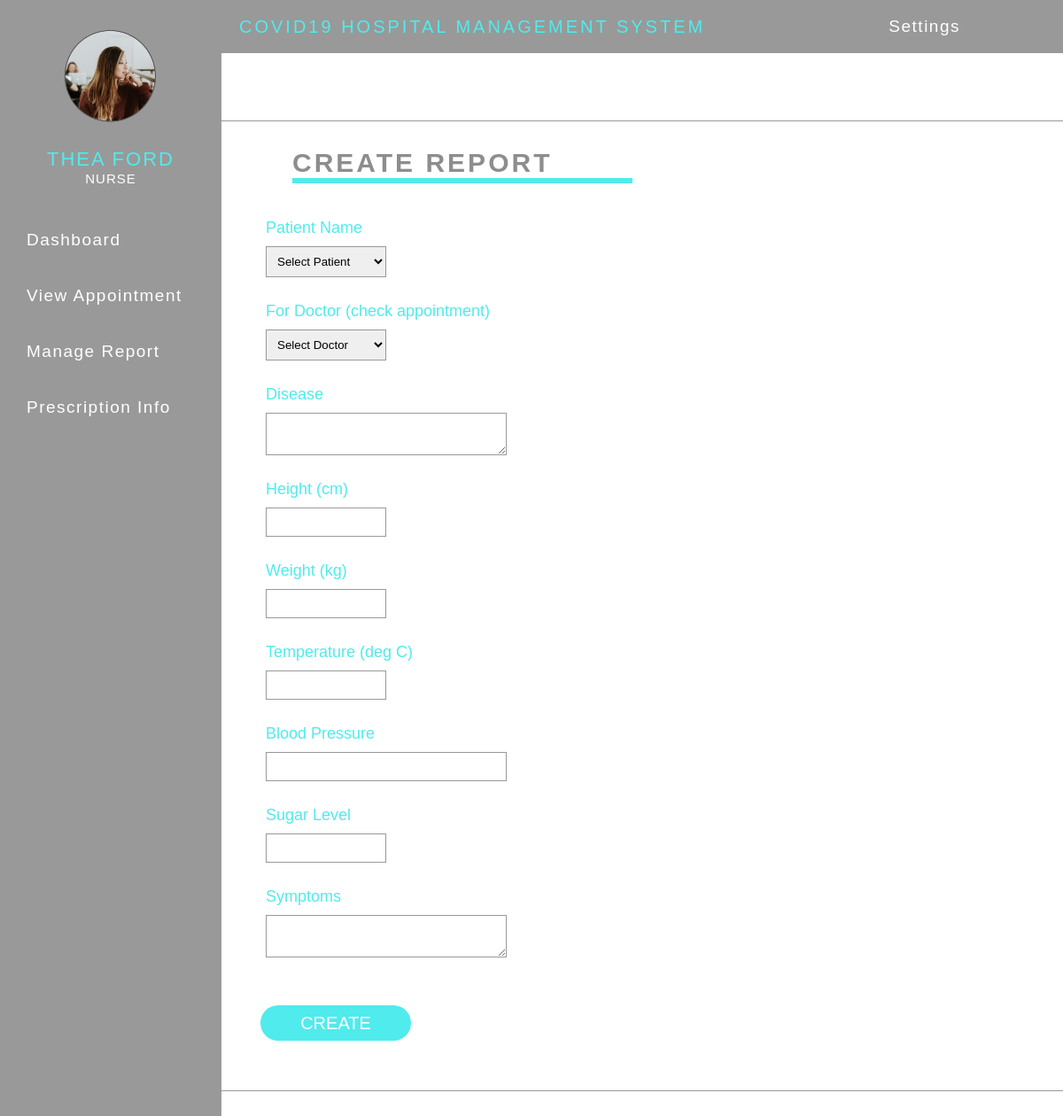
Screenshot of /nurse/make-report.php (signed in) with the database file from the repository.
### tables this page shows
CREATE TABLE `nurse` (
  `nurse_ID` int(11) NOT NULL,
  `nFullName` varchar(255) NOT NULL,
  `nUsername` varchar(255) NOT NULL,
  `nPassword` varchar(255) NOT NULL,
  `nEmail` varchar(255) NOT NULL,
  `nNumber` varchar(50) NOT NULL,
  `nAge` int(20) NOT NULL,
  `nBirthday` date NOT NULL,
  `nAddress` varchar(255) NOT NULL,
  `nGender` varchar(255) NOT NULL,
  `nProfilepic` varchar(255) NOT NULL
);

### nurse/make-report.php (the view, shortened to what this page needs)
<?php
	include("../include/config.php");
?>
<!DOCTYPE html>
<html lang="en">
	<head>
		<link rel="stylesheet" href="styles.css">
	</head>
	<body>
	<?php include('navigation.php');?>
	<div class="bd-box">
	<form action="make-report.php" method="post">
	<h3>CREATE REPORT</h3>
	<hr>
		<div class="dfrm">
		<label>Patient Name</label>
				<select name="patient" required>
				<option>Select Patient</option>
				</select><br>
		<label>For Doctor (check appointment)</label>
				<select name="doctor" required>
				<option>Select Doctor</option>
				</select><br>
		<label>Disease</label>
		<textarea name="disease" required></textarea><br>
		<label>Height (cm)</label>
		<input type="number" name="height" required><br>
		<label>Weight (kg)</label>
		<input type="number" name="weight" required><br>
		<label>Temperature (deg C)</label>
		<input type="number" name="temp" required><br>
		<label>Blood Pressure</label>
		<input type="text" name="bloodpres" required><br>
		<label>Sugar Level</label>
		<input type="number" name="sugarlev" required><br>
		<label>Symptoms</label>
		<textarea name="symptoms" required></textarea><br>
		<br><br>
		<input type="submit" class="fbtn" value="CREATE" name="makebtn"/>
		<br><br><br>
		</div>
	</div>
	<br><br><br><br><br>
	</body>
</html>

### nurse/navigation.php (shortened to what this page needs)
<?php
	include("../include/config.php");
	$id = $_SESSION['id'];
	$query = mysqli_query($conn, "SELECT * FROM nurse where nurse_ID = '$id'");
	$row = mysqli_fetch_array($query);
?>
<div class="wrapper" id="wrapper">
  <div class="top_navbar">
    <div class="menu">
      <div class="logo">
       COVID19 Hospital Management System
      </div>
	  <div class="dropdown">
		<button onclick="myFunction()" class="dbtn">Settings</span></button>
    </div>
  </div>
  <div class="main_container">
      <div class="sidebar">
          <div class="sidebar__inner">
			<div class="profile_info">
					<div class="img_holder">
						<?php echo "<img src='../img/profile/".$row['nProfilepic']."' >"; ?>
					</div>
					<br>
					<p class="title"><?php echo $row['nFullName']; ?></p>
					<p class="sub_title">NURSE</p>
				</div>
            <ul class="lists">
              <li>
                <a href="home.php">
                  <span class="title">Dashboard</span>
                </a>
              </li>
              <li>
				<a href="appointment.php">
                  <span class="title">View Appointment</span>
                </a>
              </li>
              <li>
                <a href="report.php">
                  <span class="title">Manage Report</span>
                </a>
              </li>
              <li>
                <a href="prescription.php">
                  <span class="title">Prescription Info</span>
                </a>
              </li>
            </ul>
          </div>
      </div>
  </div>
</div>

### nurse/styles.css (style rules this page uses)
* { margin: 0; padding: 0; list-style: none; box-sizing: border-box; text-decoration: none; font-family: Helvetica; }
.bd-box { margin-top: 136px; border-top: 1px solid #999; border-bottom: 1px solid #999; }
.bd-box h3 { padding-top: 30px; margin-left: 330px; color: #8d8d8d; font-size: 30px; letter-spacing: 3px; }
.bd-box hr { width: 32%; margin-left: 330px; padding: 3px; background: #50ebec; border: none; }
.dfrm { margin-left: 20%; margin-right: 20%; margin-top: 10px; padding: 20px; }
.dfrm input[type="date"], .dfrm input[type="time"], .dfrm input[type="text"], .dfrm input[type="email"], .dfrm textarea { width: 40%; display: block; border: 1px solid #999; padding: 8px; margin: 0 40px; }
.dfrm input[type="number"], .dfrm select { width: 20%; display: block; border: 1px solid #999; padding: 8px; margin: 0 40px; }
.dfrm label { display: block; color: #50ebec; font-size: 18px; padding: 10px; margin: 0 30px; }
.dfrm .fbtn { width: 25%; height: 40px; border-radius: 20px; outline: none; border: none; background-color: #50EBEC; font-size: 20px; color: #fff; cursor: pointer; margin-left: 5%; }
.wrapper { width: 100%; height: 100%; }
.top_navbar { background: #999; height: 60px; display: flex; position: fixed; width: 100%; top: 0; }
.top_navbar .menu { width: calc(100% - 80px); height: 100%; display: flex; justify-content: space-between; align-items: center; padding: 0 20px; }
.top_navbar .menu .logo { color: #50ebec; text-transform: uppercase; letter-spacing: 3px; margin-left: 250px; font-size: 20px; }
.main_container .sidebar { position: fixed; top: 0; left: 0; width: 250px; height: 100%; background: #999; }
.main_container .sidebar .sidebar__inner { position: relative; }
.main_container .sidebar .profile_info { text-align: center; padding: 30px 10px; }
.main_container .sidebar .profile_info img { width: 110px; }
.main_container .sidebar .profile_info .title { font-size: 22px; letter-spacing: 2px; color: #50ebec; text-transform: uppercase; }
.main_container .sidebar .profile_info .sub_title { font-size: 15px; color: #fff; letter-spacing: 1px; }
.main_container .sidebar ul li a { letter-spacing: 1.5px; color: #fff; font-size: 19px; padding: 20px 30px; white-space: nowrap; display: flex; align-items: center; margin-bottom: 1px; transition: all 0.3s ease; }
.main_container .sidebar ul li a span { display: inline-block; }
.dbtn { background-color: #999; color: white; padding: 16px; font-size: 19px; border: none; cursor: pointer; letter-spacing: 1.5px; }
.dropdown { position: relative; display: inline-block; }

### rows the page displays
nurse: nProfilepic (picture), nFullName "THEA FORD"
